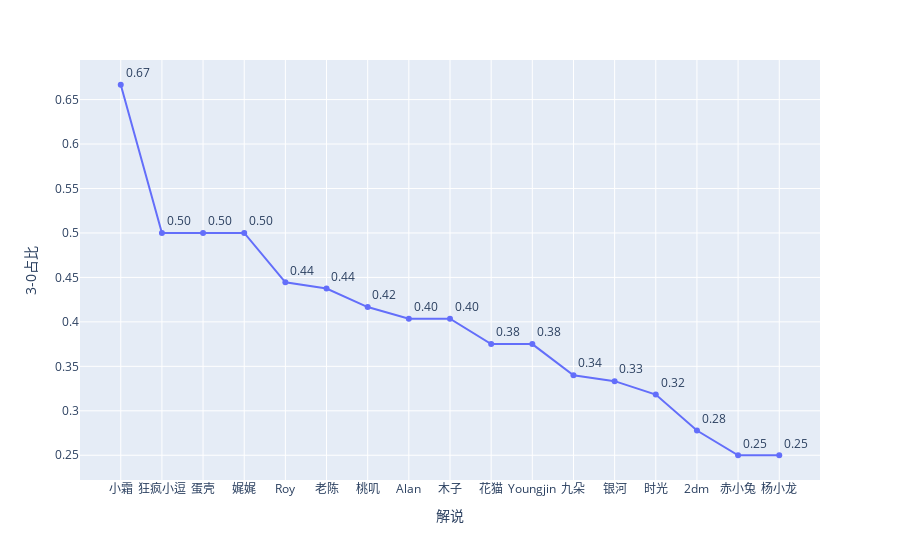

Here is the notebook cell this chart was saved with:
### Code cell
fig = px.line(df_names.sort_values(by='zero_rate', ascending=False), 
                x="names", y="zero_rate", 
                labels={'names':'解说', 'zero_rate':'3-0占比'},
                text="ave")
fig.update_traces(textposition="top right", texttemplate="%{y:.2f}")
fig.show()

### Figure 1 — Plotly figure (JSON) as saved in the notebook; plotly's stock layout.template omitted (floating-point values rounded to 4 significant figures)
{"data": [{"hovertemplate": "解说=%{x}<br>3-0占比=%{y}<br>ave=%{text}<extra></extra>", "legendgroup": "", "line": {"color": "#636efa", "dash": "solid"}, "marker": {"symbol": "circle"}, "mode": "markers+lines+text", "name": "", "orientation": "v", "showlegend": false, "text": [3.333, 4, 4, 3.6, 3.833, 4, 3.75, 3.842, 3.825, 3.75, 3.938, 3.9, 4.167, 4, 3.833, 4.062, 3.917], "textposition": "top right", "texttemplate": "%{y:.2f}", "type": "scatter", "x": ["小霜", "狂疯小逗", "蛋壳", "娓娓", "Roy", "老陈", "桃叽", "Alan", "木子", "花猫", "Youngjin", "九朵", "银河", "时光", "2dm", "赤小兔", "杨小龙"], "xaxis": "x", "y": [0.6667, 0.5, 0.5, 0.5, 0.4444, 0.4375, 0.4167, 0.4035, 0.4035, 0.375, 0.375, 0.34, 0.3333, 0.3182, 0.2778, 0.25, 0.25], "yaxis": "y"}], "layout": {"legend": {"tracegroupgap": 0}, "margin": {"t": 60}, "xaxis": {"anchor": "y", "domain": [0, 1], "title": {"text": "解说"}}, "yaxis": {"anchor": "x", "domain": [0, 1], "title": {"text": "3-0占比"}}}}
